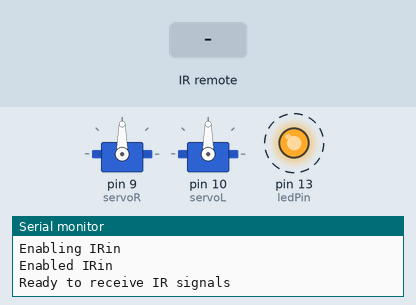
This sketch was run on a simulated Arduino Uno, built with avr-gcc and run on an emulated ATmega328P. On the bench: 2 × servo, output pins drawn as LEDs (lit = HIGH), the last lines printed to the serial monitor. Dashed ring = blinking. Inputs (shaded band) come from the test bench.

Above: at 1.2 s.
1.3 s: infrared code 0x77E15076 received
At 3.7 s:
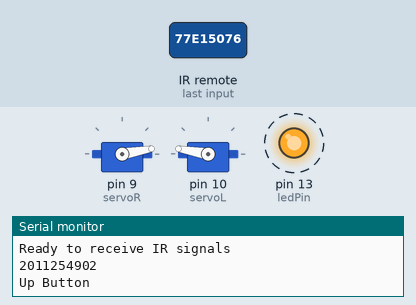
4.3 s: infrared code 0x77E13076 received
At 5.8 s:
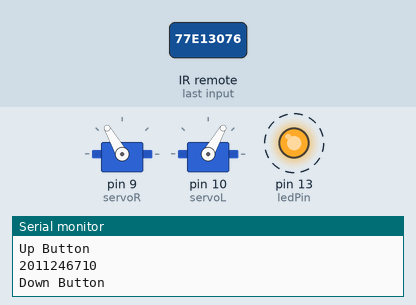
7.3 s: infrared code 0x77E19076 received
At 9.5 s:
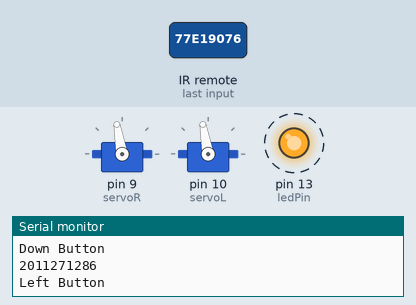
10.3 s: infrared code 0x77E16076 received
At 12.8 s:
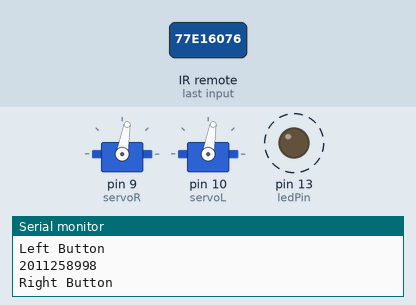
Timing chart, 0 to 13.5 s (numbered marks = the images above; inputs shaded):
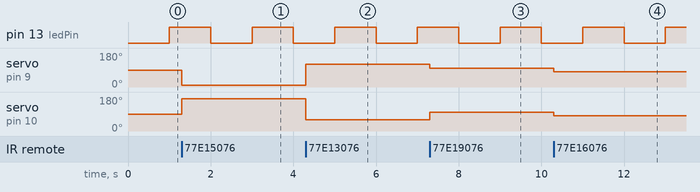

The sketch:

PacificRobot1920.ino
```cpp
/*
 *  Controls a servo using an IR Sensor.
 *  IR Sensor is on Digital PIN 2
 *  For photo see here:
 *  http://labs.da.org/~fbeck/robotics/examples/ir_sensor.jpg
 *
 * Sensor codes below are setup for black IR remotes.
 */

// LED
const int ledPin =  LED_BUILTIN;
int ledState = LOW;
unsigned long previousMillis = 0;
const long interval = 1000;

// Include IR Sensor library
#include <IRremote.h>

// Include the servo library.
#include <Servo.h>

// Constants
// Apple Remote Values in 32bit.
const unsigned long up = 2011254902;
const unsigned long down = 2011246710;
const unsigned long left = 2011271286;
const unsigned long right = 2011258998;
const unsigned long center = 2011275382;
const unsigned long repeat = 4294967295;

//Create a receiver object to listen on pin 2
int RECV_PIN = 11;
IRrecv irrecv(RECV_PIN);
decode_results results;

// create servo object to control a servo
Servo servoL;
Servo servoR;

// Variables
int pos;

void setup() {
  // Start the Serial Monitor so we can output debugging test to it.
  Serial.begin(9600);

  // Enable the IR library.
  Serial.println("Enabling IRin");
  irrecv.enableIRIn(); // Start the receiver
  Serial.println("Enabled IRin");\
  Serial.println(F("Ready to receive IR signals"));

  // attaches the servo on pin 9 to the servo object
  servoR.attach(9);
  servoL.attach(10);

  // LED
  pinMode(ledPin, OUTPUT);

}

void checkLED() {
  // here is where you'd put code that needs to be running all the time.

  // check to see if it's time to blink the LED; that is, if the difference
  // between the current time and last time you blinked the LED is bigger than
  // the interval at which you want to blink the LED.
  unsigned long currentMillis = millis();

  if (currentMillis - previousMillis >= interval) {
    // save the last time you blinked the LED
    previousMillis = currentMillis;

    // if the LED is off turn it on and vice-versa:
    if (ledState == LOW) {
      ledState = HIGH;
    } else {
      ledState = LOW;
    }

    // set the LED with the ledState of the variable:
    digitalWrite(ledPin, ledState);
  }
}

void loop() {

  // Does the LED need to flash?
  checkLED();

  unsigned long current = 0;
  if (irrecv.decode(&results)) {
    unsigned long current = results.value;
    Serial.println(current);

    if (current != repeat) {

      if (current == left) {
        Serial.println("Left Button");
        servoL.write(100);
        servoR.write(100);

      } else if (current == right) {
        Serial.println("Right Button");
        servoL.write(80);
        servoR.write(80);

      } else if (current == up) {
        Serial.println("Up Button");
        servoL.write(170);
        servoR.write(10);

      } else if (current == down) {
        Serial.println("Down Button");
        servoL.write(60);
        servoR.write(120);

      } else if (current == center) {
        Serial.println("Center Button");
        servoL.write(90);
        servoR.write(90);

      } else {
        Serial.println("Nothing Matched");
      }

    }

    irrecv.resume();

  }
}
```

Measured:
- after the input at 1.3 s, servo on pin 9 (servoR): 90° → 10° at once; servo on pin 10 (servoL): 90° → 170° at once
- after the input at 4.3 s, servo on pin 9 (servoR): 10° → 120° at once; servo on pin 10 (servoL): 170° → 60° at once
- after the input at 7.3 s, servo on pin 9 (servoR): 120° → 100° at once; servo on pin 10 (servoL): 60° → 100° at once
- after the input at 10.3 s, servo on pin 9 (servoR), servo on pin 10 (servoL): 100° → 80° at once
